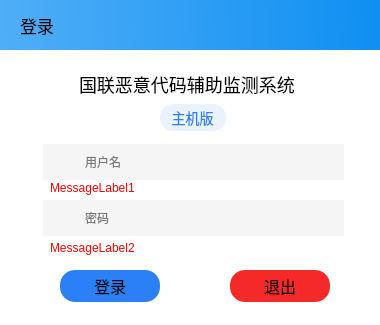
<?xml version="1.0" encoding="UTF-8"?>
<ui version="4.0">
 <class>LoginWindow</class>
 <widget class="QWidget" name="LoginWindow">
  <property name="geometry">
   <rect>
    <x>0</x>
    <y>0</y>
    <width>380</width>
    <height>325</height>
   </rect>
  </property>
  <property name="windowTitle">
   <string>Form</string>
  </property>
  <widget class="QFrame" name="BackGroundFrame">
   <property name="geometry">
    <rect>
     <x>0</x>
     <y>0</y>
     <width>380</width>
     <height>325</height>
    </rect>
   </property>
   <property name="frameShape">
    <enum>QFrame::StyledPanel</enum>
   </property>
   <property name="frameShadow">
    <enum>QFrame::Raised</enum>
   </property>
   <widget class="QFrame" name="TopFrame">
    <property name="geometry">
     <rect>
      <x>0</x>
      <y>0</y>
      <width>380</width>
      <height>50</height>
     </rect>
    </property>
    <property name="styleSheet">
     <string notr="true">background-color: qlineargradient(spread:pad, x1:0, y1:0.477273, x2:1, y2:0.471591, stop:0 rgba(80, 174, 247, 255), stop:1 rgba(15, 143, 242, 255));
border: none;</string>
    </property>
    <property name="frameShape">
     <enum>QFrame::StyledPanel</enum>
    </property>
    <property name="frameShadow">
     <enum>QFrame::Raised</enum>
    </property>
    <widget class="QLabel" name="LoginNameLabel">
     <property name="geometry">
      <rect>
       <x>20</x>
       <y>15</y>
       <width>41</width>
       <height>20</height>
      </rect>
     </property>
     <property name="font">
      <font>
       <pointsize>-1</pointsize>
      </font>
     </property>
     <property name="styleSheet">
      <string notr="true">background-color:transparent;
font-size:17px;</string>
     </property>
     <property name="text">
      <string>登录</string>
     </property>
    </widget>
    <widget class="QPushButton" name="CloseButton">
     <property name="geometry">
      <rect>
       <x>330</x>
       <y>10</y>
       <width>30</width>
       <height>30</height>
      </rect>
     </property>
     <property name="cursor">
      <cursorShape>PointingHandCursor</cursorShape>
     </property>
     <property name="styleSheet">
      <string notr="true">background-color: transparent;</string>
     </property>
     <property name="text">
      <string/>
     </property>
     <property name="icon">
      <iconset>
       <normaloff>../statics/imgs/close.png</normaloff>../statics/imgs/close.png</iconset>
     </property>
     <property name="iconSize">
      <size>
       <width>23</width>
       <height>23</height>
      </size>
     </property>
    </widget>
   </widget>
   <widget class="QFrame" name="BodyFrame">
    <property name="geometry">
     <rect>
      <x>0</x>
      <y>50</y>
      <width>380</width>
      <height>275</height>
     </rect>
    </property>
    <property name="styleSheet">
     <string notr="true">background-color: rgb(255, 255, 255);
border:none;</string>
    </property>
    <property name="frameShape">
     <enum>QFrame::StyledPanel</enum>
    </property>
    <property name="frameShadow">
     <enum>QFrame::Raised</enum>
    </property>
    <widget class="QLabel" name="TitleLabel">
     <property name="geometry">
      <rect>
       <x>79</x>
       <y>20</y>
       <width>221</width>
       <height>29</height>
      </rect>
     </property>
     <property name="font">
      <font>
       <pointsize>-1</pointsize>
       <bold>false</bold>
      </font>
     </property>
     <property name="styleSheet">
      <string notr="true">color: rgb(0, 0, 0);
font-size: 18px;
</string>
     </property>
     <property name="text">
      <string>国联恶意代码辅助监测系统</string>
     </property>
    </widget>
    <widget class="QLabel" name="VersionLabel">
     <property name="geometry">
      <rect>
       <x>160</x>
       <y>54</y>
       <width>66</width>
       <height>27</height>
      </rect>
     </property>
     <property name="font">
      <font>
       <pointsize>-1</pointsize>
      </font>
     </property>
     <property name="styleSheet">
      <string notr="true">color: rgb(43, 128, 247);
background-color: rgb(233, 242, 254);
border-radius: 13;
font-size: 14px;</string>
     </property>
     <property name="text">
      <string>   主机版</string>
     </property>
    </widget>
    <widget class="QFrame" name="UserNameFrame">
     <property name="geometry">
      <rect>
       <x>43</x>
       <y>94</y>
       <width>301</width>
       <height>36</height>
      </rect>
     </property>
     <property name="styleSheet">
      <string notr="true">background-color: rgb(245, 245, 245);
border: none;</string>
     </property>
     <property name="frameShape">
      <enum>QFrame::StyledPanel</enum>
     </property>
     <property name="frameShadow">
      <enum>QFrame::Raised</enum>
     </property>
     <widget class="QLineEdit" name="UserNameInput">
      <property name="geometry">
       <rect>
        <x>40</x>
        <y>0</y>
        <width>261</width>
        <height>36</height>
       </rect>
      </property>
      <property name="styleSheet">
       <string notr="true">border: none;
color: black;</string>
      </property>
      <property name="placeholderText">
       <string>用户名</string>
      </property>
     </widget>
     <widget class="QLabel" name="UserNameIcon">
      <property name="geometry">
       <rect>
        <x>8</x>
        <y>7</y>
        <width>20</width>
        <height>22</height>
       </rect>
      </property>
      <property name="text">
       <string/>
      </property>
      <property name="pixmap">
       <pixmap>../statics/imgs/userinput.png</pixmap>
      </property>
      <property name="scaledContents">
       <bool>true</bool>
      </property>
     </widget>
    </widget>
    <widget class="QFrame" name="PasswordFrame">
     <property name="geometry">
      <rect>
       <x>43</x>
       <y>150</y>
       <width>301</width>
       <height>36</height>
      </rect>
     </property>
     <property name="styleSheet">
      <string notr="true">background-color: rgb(245, 245, 245);
border: none;</string>
     </property>
     <property name="frameShape">
      <enum>QFrame::StyledPanel</enum>
     </property>
     <property name="frameShadow">
      <enum>QFrame::Raised</enum>
     </property>
     <widget class="QLineEdit" name="PasswordInput">
      <property name="geometry">
       <rect>
        <x>40</x>
        <y>0</y>
        <width>261</width>
        <height>36</height>
       </rect>
      </property>
      <property name="styleSheet">
       <string notr="true">color: black;
border: none;</string>
      </property>
      <property name="echoMode">
       <enum>QLineEdit::Password</enum>
      </property>
      <property name="placeholderText">
       <string>密码</string>
      </property>
     </widget>
     <widget class="QLabel" name="PasswordIcon">
      <property name="geometry">
       <rect>
        <x>8</x>
        <y>7</y>
        <width>20</width>
        <height>22</height>
       </rect>
      </property>
      <property name="text">
       <string/>
      </property>
      <property name="pixmap">
       <pixmap>../statics/imgs/passinput.png</pixmap>
      </property>
      <property name="scaledContents">
       <bool>true</bool>
      </property>
     </widget>
    </widget>
    <widget class="QPushButton" name="LoginButton">
     <property name="geometry">
      <rect>
       <x>60</x>
       <y>220</y>
       <width>100</width>
       <height>32</height>
      </rect>
     </property>
     <property name="font">
      <font>
       <pointsize>-1</pointsize>
      </font>
     </property>
     <property name="cursor">
      <cursorShape>PointingHandCursor</cursorShape>
     </property>
     <property name="styleSheet">
      <string notr="true">QPushButton{
    font-size: 16px;
	border: none;
	border-radius: 15;
	background-color: rgb(43, 128, 247);
}
:hover{
    font-size: 16px;
	background-color: rgb(146, 212, 255);
}


</string>
     </property>
     <property name="text">
      <string>登录</string>
     </property>
    </widget>
    <widget class="QPushButton" name="QuitButton">
     <property name="geometry">
      <rect>
       <x>230</x>
       <y>220</y>
       <width>100</width>
       <height>32</height>
      </rect>
     </property>
     <property name="font">
      <font>
       <pointsize>-1</pointsize>
      </font>
     </property>
     <property name="cursor">
      <cursorShape>PointingHandCursor</cursorShape>
     </property>
     <property name="styleSheet">
      <string notr="true">QPushButton{
    font-size: 16px;
	border: none;
	background-color: rgb(246, 41, 41);	
	border-radius: 15;
}
:hover{
    font-size: 16px;
	background-color: rgb(255, 188, 226);
}

</string>
     </property>
     <property name="text">
      <string>退出</string>
     </property>
    </widget>
    <widget class="QLabel" name="MessageLabel1">
     <property name="geometry">
      <rect>
       <x>50</x>
       <y>130</y>
       <width>291</width>
       <height>16</height>
      </rect>
     </property>
     <property name="styleSheet">
      <string notr="true">color: red;</string>
     </property>
     <property name="text">
      <string>MessageLabel1</string>
     </property>
    </widget>
    <widget class="QLabel" name="MessageLabel2">
     <property name="geometry">
      <rect>
       <x>50</x>
       <y>190</y>
       <width>291</width>
       <height>16</height>
      </rect>
     </property>
     <property name="styleSheet">
      <string notr="true">color: red;</string>
     </property>
     <property name="text">
      <string>MessageLabel2</string>
     </property>
    </widget>
   </widget>
  </widget>
 </widget>
 <resources/>
 <connections/>
</ui>
